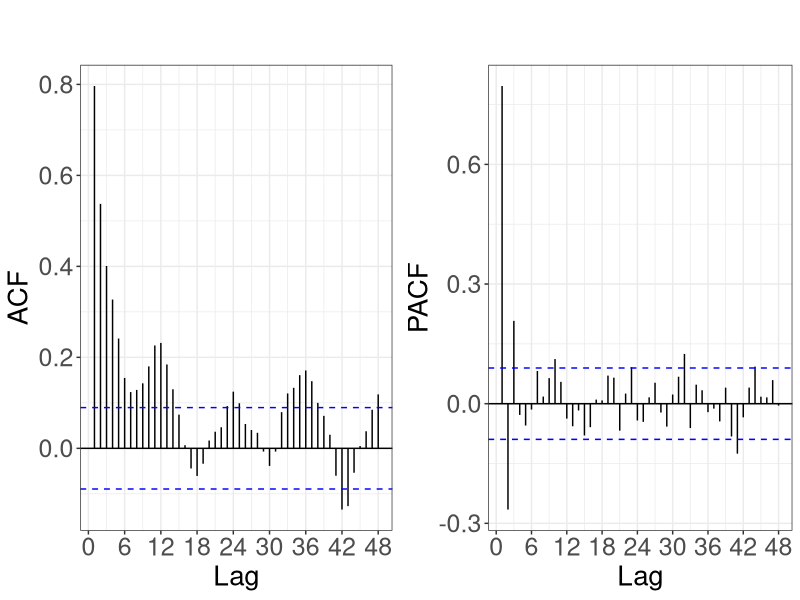
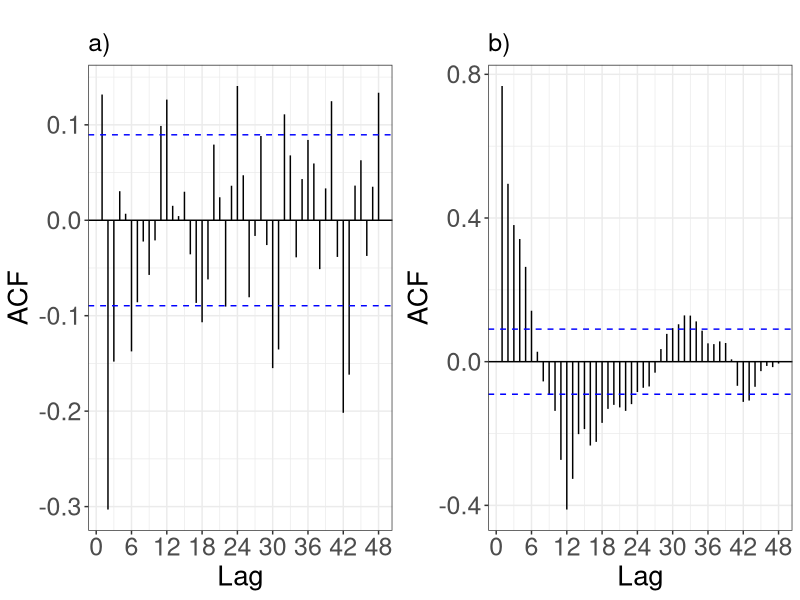

Here is the R script that generated these plots, in order:
library(forecast)
library(tidyverse)
library(dplyr)
library(stats)
library(tseries)
library(gridExtra)
library(cowplot)
library(ggplot2)

# par(mfrow=c(1,1))

# Leo los datos de la serie completa, desde 1975 a 2021
tunel_full <- read.csv("data/tunel_full.csv", header = TRUE)
head(tunel_full)

# Convierto los datos de la columna 4 a serie temporal
tunel <- ts(tunel_full[,4], start = c(1975,1), end = c(2021,12), frequency = 12)
head(tunel)
tail(tunel)

### Usamos el mismo conjunto de datos que usó Melanie
tunel_m <- window(tunel, start = c(1977, 1),end = c(2016, 12)) 
head(tunel_m)
tail(tunel_m)

g1 <- autoplot(tunel_m, col = "#1C5F9E") +
  labs(y = expression(paste("caudal en  ", m^3/seg)), x = "tiempo (años)") +
  ggtitle("", subtitle = "") + # Caudal medio mensual
  theme_bw() +
  scale_x_continuous(breaks = seq(1977, 2016, by = 3))+
  theme(axis.text.x = element_text(size = 18), 
        axis.text.y = element_text(size = 18),
        axis.title = element_text(size = 20))


# Guarda el gráfico en formato PNG con alta resolución (300 dpi)
# ggsave("output/tunel_m.png", g1, dpi = 300, width = 14, height = 6, units = "in")


# Funcion de autocorrelacion ACF
g2 <- ggAcf(tunel_m, lag.max = 48) + theme_bw() +
  ggtitle("", subtitle = "") +
  theme(axis.text.x = element_text(size = 18), 
        axis.text.y = element_text(size = 18),
        axis.title = element_text(size = 20),
        plot.subtitle = element_text(size = 18)) +
  scale_x_continuous(breaks = seq(0, 48, by = 6))

# Funcion de autocorrelacion parcial PACF
g3 <- ggPacf(tunel_m, lag.max = 48) + theme_bw() +
  ggtitle("", subtitle = "") +
  theme(axis.text.x = element_text(size = 18), 
        axis.text.y = element_text(size = 18),
        axis.title = element_text(size = 20),
        plot.subtitle = element_text(size = 18)) +
  scale_x_continuous(breaks = seq(0, 48, by = 6))

acf_pacf <- grid.arrange(g2,g3,nrow=1)

# Guarda el gráfico en formato PNG con alta resolución (300 dpi)
# ggsave("output/acf_pacf.png", acf_pacf,dpi = 300, width = 14, height = 6, units = "in")

# Hago la primera diferencia con periodo 1, y vuelvo a graficar la ACF.
dif_1_m = diff(tunel_m,differences=1,main=NA)

g4 <- ggAcf(dif_1_m, lag.max = 48) + theme_bw() +
  ggtitle("", subtitle = "a)") +
  theme(axis.text.x = element_text(size = 18), 
        axis.text.y = element_text(size = 18),
        axis.title = element_text(size = 20),
        plot.subtitle = element_text(size = 18)) +
  scale_x_continuous(breaks = seq(0, 48, by = 6))
# Seliminó la memoria de la parte AR, y se ve la estacionalidad... 

# Hago la primera diferencia con periodo 12, para verificar 
# si eliminamos la estacionalidad, y vuelvo a graficar la ACF.

dif_12_m = diff(tunel_m,differences=1,lag=12,main=NA)

g5 <- ggAcf(dif_12_m, lag.max = 48) + theme_bw() +
  ggtitle("", subtitle = "b)") +
  theme(axis.text.x = element_text(size = 18), 
        axis.text.y = element_text(size = 18),
        axis.title = element_text(size = 20),
        plot.subtitle = element_text(size = 18)) +
  scale_x_continuous(breaks = seq(0, 48, by = 6))


acf_pacf_dif <- grid.arrange(g4,g5,nrow=1)

# Guarda el gráfico en formato PNG con alta resolución (300 dpi)
# ggsave("output/acf_pacf_dif.png", acf_pacf_dif,dpi = 300, width = 12, height = 6, units = "in")


###############################################################################

# Para ver si el proceso es estacionario: 
# Dickey Fuler
adf.test(tunel_m)
# alternative hypothesis: stationary
# Con p-valor = 0.01 < 0.05 rechazo H0 (el proceso es estacionario).
